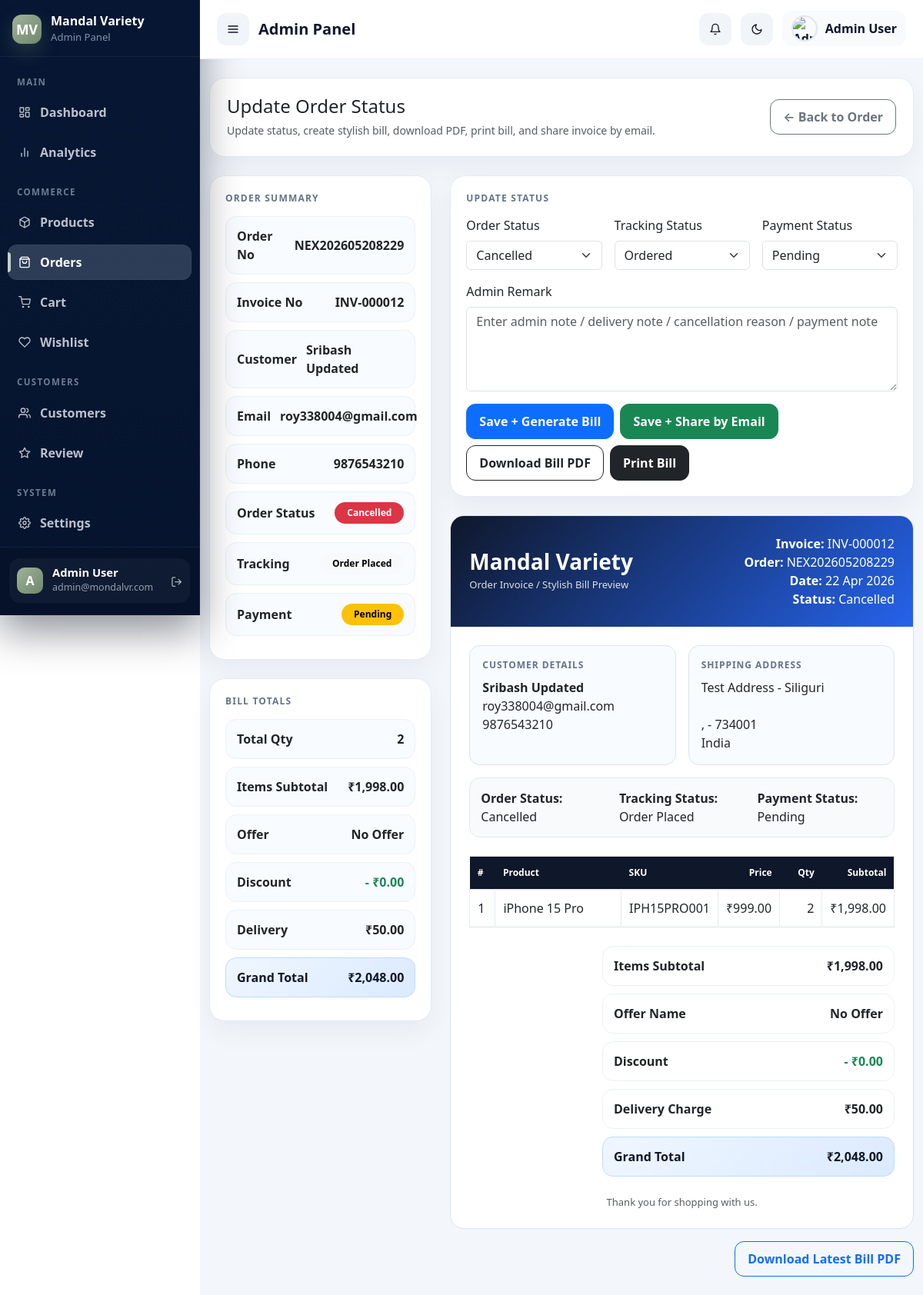
Page /admin/orders/update_status.php?id=12 (signed in) on the committed database.
### tables this page shows
CREATE TABLE `orders` (
  `id` int(11) NOT NULL,
  `user_id` int(11) NOT NULL,
  `order_number` varchar(50) NOT NULL,
  `total_amount` decimal(10,2) NOT NULL,
  `delivery_charge` decimal(8,2) DEFAULT 0.00,
  `tax_amount` decimal(8,2) DEFAULT 0.00,
  `grand_total` decimal(10,2) NOT NULL,
  `status` enum('pending','confirmed','preparing','out_for_delivery','delivered','cancelled','returned') DEFAULT 'pending',
  `payment_status` enum('pending','paid','failed','refunded') DEFAULT 'pending',
  `delivery_address` text NOT NULL,
  `pincode` varchar(10) NOT NULL,
  `delivery_eta` time DEFAULT NULL,
  `assigned_delivery_id` int(11) DEFAULT NULL,
  `notes` text DEFAULT NULL,
  `created_at` timestamp NOT NULL DEFAULT current_timestamp(),
  `updated_at` timestamp NOT NULL DEFAULT current_timestamp() ON UPDATE current_timestamp(),
  `tracking_status` varchar(50) DEFAULT 'Order Placed',
  `admin_remark` text DEFAULT NULL
);

CREATE TABLE `users` (
  `id` int(11) NOT NULL,
  `name` varchar(255) NOT NULL,
  `email` varchar(255) NOT NULL,
  `phone` varchar(20) NOT NULL,
  `password` varchar(255) NOT NULL,
  `role` enum('customer','admin','delivery') DEFAULT 'customer',
  `address` text DEFAULT NULL,
  `city` varchar(100) DEFAULT NULL,
  `state` varchar(100) DEFAULT NULL,
  `country` varchar(100) DEFAULT NULL,
  `profile_image` varchar(255) DEFAULT NULL,
  `pincode` varchar(10) DEFAULT NULL,
  `is_active` tinyint(1) DEFAULT 1,
  `created_at` timestamp NOT NULL DEFAULT current_timestamp(),
  `updated_at` timestamp NOT NULL DEFAULT current_timestamp() ON UPDATE current_timestamp(),
  `otp` varchar(6) DEFAULT NULL,
  `otp_expires_at` timestamp NULL DEFAULT NULL,
  `is_verified` tinyint(1) DEFAULT 0,
  `email_verified_at` timestamp NULL DEFAULT NULL,
  `last_login` datetime DEFAULT NULL,
  `login_otp` varchar(10) DEFAULT NULL,
  `otp_expiry` datetime DEFAULT NULL
);

CREATE TABLE `order_items` (
  `id` int(11) NOT NULL,
  `order_id` int(11) NOT NULL,
  `product_id` int(11) NOT NULL,
  `quantity` int(11) NOT NULL,
  `price` decimal(10,2) NOT NULL
);

CREATE TABLE `products` (
  `id` int(11) NOT NULL,
  `name` varchar(255) NOT NULL,
  `slug` varchar(255) NOT NULL,
  `description` text DEFAULT NULL,
  `price` decimal(10,2) NOT NULL,
  `discount_price` decimal(10,2) DEFAULT NULL,
  `sku` varchar(100) NOT NULL,
  `stock_quantity` int(11) DEFAULT 0,
  `category_id` int(11) NOT NULL,
  `images` longtext DEFAULT NULL CHECK (json_valid(`images`)),
  `weight` decimal(8,3) DEFAULT NULL,
  `is_active` tinyint(1) DEFAULT 1,
  `created_at` timestamp NOT NULL DEFAULT current_timestamp(),
  `updated_at` timestamp NOT NULL DEFAULT current_timestamp() ON UPDATE current_timestamp(),
  `stock` int(11) DEFAULT 0
);

### admin/orders/update_status.php (the view, shortened to what the rows shown need)
<?php
if (!function_exists('e')) {
    function e($string)
    {
        return htmlspecialchars((string)$string, ENT_QUOTES, 'UTF-8');
    }
}
function val($array, $keys, $default = '')
{
    foreach ($keys as $key) {
        if (isset($array[$key]) && $array[$key] !== '' && $array[$key] !== null) {
            return $array[$key];
        }
    }
    return $default;
}
function formatStatus($status)
{
    return ucwords(str_replace('_', ' ', (string)$status));
}
function statusBadge($status)
{
    $status = strtolower((string)$status);
    $map = [
        'pending' => 'warning',
        'confirmed' => 'info',
        'processing' => 'primary',
        'packed' => 'secondary',
        'shipped' => 'dark',
        'out_for_delivery' => 'info',
        'delivered' => 'success',
        'cancelled' => 'danger',
        'ordered' => 'secondary',
        'on_the_way' => 'primary',
        'paid' => 'success',
        'failed' => 'danger',
        'refunded' => 'dark'
    ];
    $class = $map[$status] ?? 'light';
    return '<span class="badge text-bg-' . $class . ' px-3 py-2 rounded-pill">' . e(formatStatus($status)) . '</span>';
}
    ?>
    <?php
include '../includes/header.php';
$orderId = (int)($_GET['id'] ?? $_POST['order_id'] ?? 0);
$stmt = $conn->prepare("
    SELECT
        o.*,
        u.name AS user_name,
        u.email AS user_email,
        u.phone AS user_phone
    FROM orders o
    LEFT JOIN users u ON o.user_id = u.id
    WHERE o.id = ?
    LIMIT 1
");
$stmt->execute([$orderId]);
$order = $stmt->fetch(PDO::FETCH_ASSOC);
$stmtItems = $conn->prepare("
    SELECT
        oi.*,
        p.name AS product_name,
        p.sku AS product_sku,
        p.price AS product_price,
        p.discount_price AS product_discount_price,
        p.category_id AS product_category_id
    FROM order_items oi
    LEFT JOIN products p ON oi.product_id = p.id
    WHERE oi.order_id = ?
    ORDER BY oi.id ASC
");
$stmtItems->execute([$orderId]);
$orderItems = $stmtItems->fetchAll(PDO::FETCH_ASSOC);
$orderNumber = val($order, ['order_number', 'order_no', 'invoice_number'], 'ORD-' . $orderId);
$invoiceNo = val($order, ['invoice_no'], 'INV-' . str_pad($orderId, 6, '0', STR_PAD_LEFT));
$customerName = val($order, ['customer_name', 'user_name', 'name'], 'Customer');
$customerEmail = val($order, ['customer_email', 'user_email', 'email'], '');
$customerPhone = val($order, ['customer_phone', 'user_phone', 'phone'], '');
$shippingAddress = trim(
    val($order, ['shipping_address', 'address', 'delivery_address'], '') . "\n" .
    val($order, ['shipping_landmark', 'delivery_landmark'], '') . "\n" .
    val($order, ['shipping_city', 'delivery_city', 'city'], '') . ', ' .
    val($order, ['shipping_state', 'delivery_state', 'state'], '') . ' - ' .
    val($order, ['shipping_pincode', 'delivery_pincode', 'pincode', 'zip'], '') . "\n" .
    val($order, ['shipping_country', 'delivery_country', 'country'], 'India')
);
$currentStatus = val($order, ['status'], 'pending');
$currentTrackingStatus = val($order, ['tracking_status'], 'ordered');
$currentPaymentStatus = val($order, ['payment_status'], 'pending');
$itemsSubtotal = 0;
$invoiceItems = [];
foreach ($orderItems as $item) {
    $qty = (int)val($item, ['quantity', 'qty'], 0);
    $price = (float)val($item, ['price', 'unit_price', 'product_discount_price', 'product_price'], 0);
    $subtotal = $price * $qty;
    $itemsSubtotal += $subtotal;
    $invoiceItems[] = [
        'product_name' => val($item, ['product_name'], 'Product'),
        'sku' => val($item, ['product_sku', 'sku'], '-'),
        'price' => $price,
        'quantity' => $qty,
        'subtotal' => $subtotal
    ];
}
$offerDiscount = (float)val($order, ['discount_amount', 'discount'], 0);
$deliveryCharge = (float)val($order, ['delivery_charge', 'shipping_charge'], 0);
$grandTotal = $itemsSubtotal - $offerDiscount + $deliveryCharge;
?>
<div class="w-100">
    <?php include '../includes/topbar.php'; ?>
    <div class="container-fluid py-4 status-page">
        <div class="row g-4">
            <div class="col-lg-4">
                <div class="soft-card mb-4">
                    <div class="summary-row"><strong>Order No</strong><strong><?= e($orderNumber) ?></strong></div>
                    <div class="summary-row"><strong>Customer</strong><strong><?= e($customerName) ?></strong></div>
                    <div class="summary-row"><strong>Email</strong><strong><?= e($customerEmail ?: '-') ?></strong></div>
                    <div class="summary-row"><strong>Phone</strong><strong><?= e($customerPhone ?: '-') ?></strong></div>
                    <div class="summary-row"><strong>Order Status</strong><strong><?= statusBadge($currentStatus) ?></strong></div>
                    <div class="summary-row"><strong>Tracking</strong><strong><?= statusBadge($currentTrackingStatus) ?></strong></div>
                    <div class="summary-row"><strong>Payment</strong><strong><?= statusBadge($currentPaymentStatus) ?></strong></div>
                </div>
                <div class="soft-card">
                    <div class="summary-row"><strong>Delivery</strong><strong>₹<?= number_format($deliveryCharge, 2) ?></strong></div>
                    <div class="summary-row grand-total"><strong>Grand Total</strong><strong>₹<?= number_format($grandTotal, 2) ?></strong></div>
                </div>
            </div>
            <div class="col-lg-8">
                <div class="soft-card mb-4">
                    <form method="POST">
                        <div class="row g-3">
                            <div class="col-md-4">
                                <label class="form-label">Order Status</label>
                                <select name="status" class="form-select" required>
                                    <?php
                                    $statuses = ['pending', 'confirmed', 'processing', 'shipped', 'out_for_delivery', 'delivered', 'cancelled'];
                                    foreach ($statuses as $st):
                                    ?>
                                        <option value="<?= e($st) ?>" <?= $currentStatus === $st ? 'selected' : '' ?>>
                                            <?= e(formatStatus($st)) ?>
                                        </option>
                                    <?php endforeach; ?>
                                </select>
                            </div>
                        </div>
                    </form>
                </div>
                <div class="invoice-preview" id="printBillArea">
                    <div class="invoice-head">
                        <div class="row g-3 align-items-center">
                            <div class="col-md-5 text-md-end">
                                <div><strong>Invoice:</strong> <?= e($invoiceNo) ?></div>
                                <div><strong>Order:</strong> <?= e($orderNumber) ?></div>
                                <div><strong>Date:</strong> <?= !empty($order['created_at']) ? e(date('d M Y', strtotime($order['created_at']))) : e(date('d M Y')) ?></div>
                                <div><strong>Status:</strong> <?= e(formatStatus($currentStatus)) ?></div>
                            </div>
                        </div>
                    </div>
                    <div class="invoice-body">
                        <div class="row g-3">
                            <div class="col-md-6">
                                <div class="invoice-box">
                                    <div class="title">Customer Details</div>
                                    <strong><?= e($customerName) ?></strong><br>
                                    <?= e($customerEmail ?: '-') ?><br>
                                    <?= e($customerPhone ?: '-') ?>
                                </div>
                            </div>
                            <div class="col-md-6">
                                <div class="invoice-box">
                                    <div class="title">Shipping Address</div>
                                    <?= nl2br(e($shippingAddress ?: '-')) ?>
                                </div>
                            </div>
                        </div>
                        <div class="status-strip mt-3">
                            <div class="row g-3">
                                <div class="col-md-4">
                                    <div class="item"><strong>Order Status:</strong> <?= e(formatStatus($currentStatus)) ?></div>
                                </div>
                                <div class="col-md-4">
                                    <div class="item"><strong>Tracking Status:</strong> <?= e(formatStatus($currentTrackingStatus)) ?></div>
                                </div>
                                <div class="col-md-4">
                                    <div class="item"><strong>Payment Status:</strong> <?= e(formatStatus($currentPaymentStatus)) ?></div>
                                </div>
                            </div>
                        </div>
                        <div class="table-responsive mt-4">
                            <table class="table table-bordered align-middle table-invoice mb-0">
                                <thead>
                                    <tr>
                                        <th style="width: 6%;">#</th>
                                        <th>Product</th>
                                        <th style="width: 14%;">SKU</th>
                                        <th style="width: 13%;" class="text-end">Price</th>
                                        <th style="width: 10%;" class="text-end">Qty</th>
                                        <th style="width: 16%;" class="text-end">Subtotal</th>
                                    </tr>
                                </thead>
                                <tbody>
                                    <?php if (!empty($invoiceItems)): ?>
                                        <?php foreach ($invoiceItems as $index => $item): ?>
                                            <tr>
                                                <td><?= $index + 1 ?></td>
                                                <td><?= e($item['product_name']) ?></td>
                                                <td><?= e($item['sku']) ?></td>
                                                <td class="text-end">₹<?= number_format($item['price'], 2) ?></td>
                                                <td class="text-end"><?= (int)$item['quantity'] ?></td>
                                                <td class="text-end">₹<?= number_format($item['subtotal'], 2) ?></td>
                                            </tr>
                                        <?php endforeach; ?>
                                    <?php else: ?>
                                        <tr>
                                            <td colspan="6" class="text-center text-muted">No items found</td>
                                        </tr>
                                    <?php endif; ?>
                                </tbody>
                            </table>
                        </div>
                        <div class="totals-card mt-4">
                            <div class="summary-row"><strong>Delivery Charge</strong><strong>₹<?= number_format($deliveryCharge, 2) ?></strong></div>
                            <div class="summary-row grand-total"><strong>Grand Total</strong><strong>₹<?= number_format($grandTotal, 2) ?></strong></div>
                        </div>
                    </div>
                </div>
            </div>
        </div>
    </div>
</div>
<?php include '../includes/footer.php'; ?>

### rows in the picture
orders: order_number "NEX202605208229", user.name "Sribash Updated", user.email "roy338004@gmail.com", user.phone "9876543210", status "Cancelled Order Placed Pending", delivery_charge "50.00", delivery_charge "2,048.00", status "Cancelled", delivery_address+pincode "Test Address - Siliguri , - 734001 India", tracking_status "Order Placed", payment_status "Pending"
orders: created_at "22 Apr 2026"
order_items: product.name "iPhone 15 Pro", product.sku "IPH15PRO001", price "999.00", quantity "2", subtotal "1,998.00"

### other values in the picture
substr($adminName, 0, 1) "A"
$adminName "Admin User"
$adminEmail "admin@mondalvr.com"
$invoiceNo "INV-000012"
$totalQty "2"
$itemsSubtotal "1,998.00"
$offerName ?: 'No Offer' "No Offer"
$offerDiscount "0.00"
form field tracking_status "Ordered"
form field payment_status "Pending"
